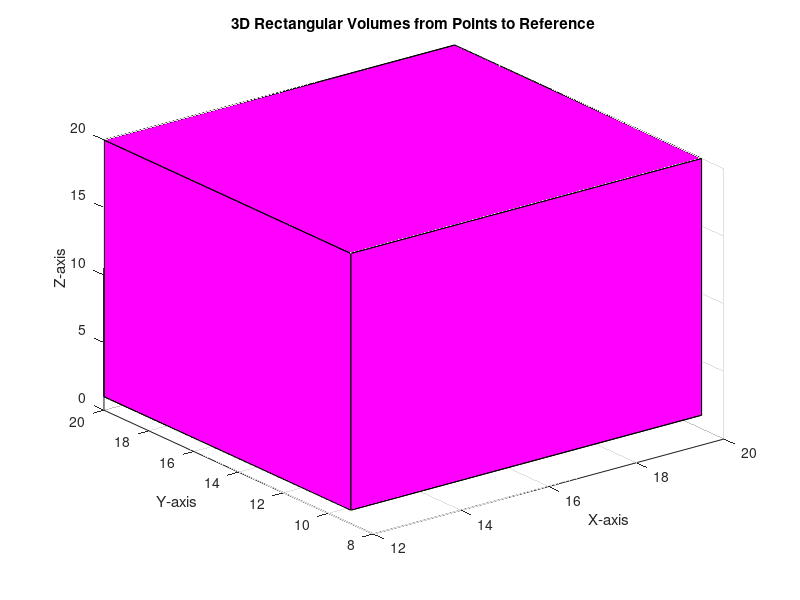

Recreate this plot in MATLAB. (Note: this script raises an error after producing the figure.)
% Define the points and the reference point
points = [
    12, 9, 1;
    7, 15, 2;
    13, 3, 15;
    4, 5, 15;
    1, 17, 16
];
reference = [20, 20, 20];

% Sort points by z-coordinate
[~, idx] = sort(points(:,3));
points = points(idx,:);

% Prepare the figure
figure;
hold on;
grid on;
xlabel('X-axis');
ylabel('Y-axis');
zlabel('Z-axis');
title('3D Rectangular Volumes from Points to Reference');

% Plot each point as a rectangular volume
for i = 1:size(points, 1)
    % Coordinates of the lower corner of the bar
    x0 = min(points(i, 1), reference(1));
    y0 = min(points(i, 2), reference(2));
    z0 = min(points(i, 3), reference(3));

    % Dimensions of the bar
    dx = abs(reference(1) - points(i, 1));
    dy = abs(reference(2) - points(i, 2));
    dz = abs(reference(3) - points(i, 3));

    % Draw the bar using vertices for each face
    % Front and back faces
    c1 = [0.4940 0.1840 0.5560];
    fill3([x0, x0+dx, x0+dx, x0], [y0, y0, y0, y0], [z0, z0, z0+dz, z0+dz], 'm');
    fill3([x0, x0+dx, x0+dx, x0], [y0+dy, y0+dy, y0+dy, y0+dy], [z0, z0, z0+dz, z0+dz], 'm');
    % Left and right faces
    c2 = [0.6350 0.2780 0.1840];
    fill3([x0, x0, x0, x0], [y0, y0+dy, y0+dy, y0], [z0, z0, z0+dz, z0+dz], 'm');
    fill3([x0+dx, x0+dx, x0+dx, x0+dx], [y0, y0+dy, y0+dy, y0], [z0, z0, z0+dz, z0+dz], 'm');
    % Top and bottom faces
    c3 = [0 0.5 0.5];
    fill3([x0, x0+dx, x0+dx, x0], [y0, y0, y0+dy, y0+dy], [z0+dz, z0+dz, z0+dz, z0+dz], 'm');
    fill3([x0, x0+dx, x0+dx, x0], [y0, y0, y0+dy, y0+dy], [z0, z0, z0, z0], 'm');
    alpha(0.5)
end

% Set the aspect ratio and limits for better visualization
axis equal;
xlim([0, 22]);
ylim([0, 22]);
zlim([0, 22]);
view(3);  % Set to 3D view

hold off;
